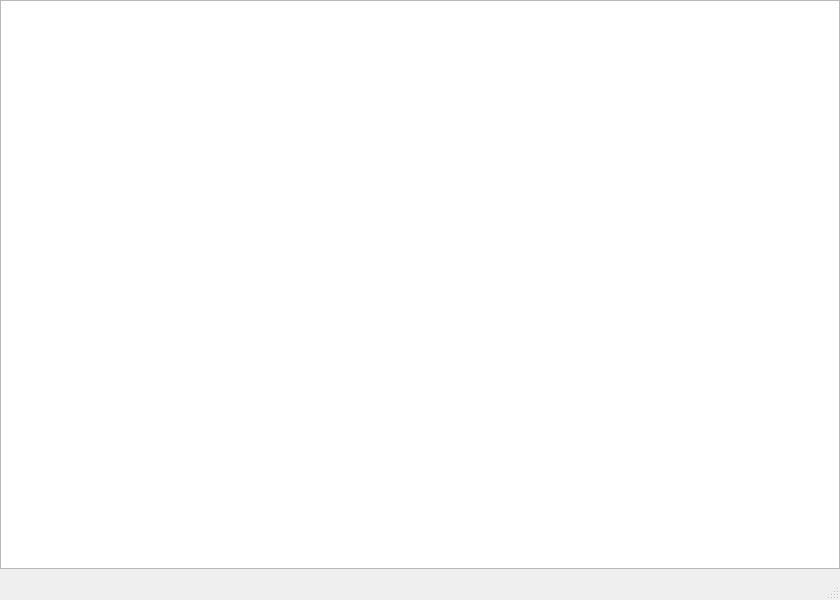
<?xml version="1.0" encoding="UTF-8"?>
<ui version="4.0">
 <class>DocumentationWindow</class>
 <widget class="QMainWindow" name="DocumentationWindow">
  <property name="geometry">
   <rect>
    <x>0</x>
    <y>0</y>
    <width>840</width>
    <height>600</height>
   </rect>
  </property>
  <property name="windowTitle">
   <string>Documentation</string>
  </property>
  <widget class="QWidget" name="centralwidget">
   <layout class="QGridLayout" name="gridLayout">
    <property name="leftMargin">
     <number>0</number>
    </property>
    <property name="topMargin">
     <number>0</number>
    </property>
    <property name="rightMargin">
     <number>0</number>
    </property>
    <item row="0" column="0">
     <widget class="QTextBrowser" name="textBrowser"/>
    </item>
   </layout>
  </widget>
  <widget class="QStatusBar" name="statusbar"/>
 </widget>
 <resources/>
 <connections/>
</ui>
